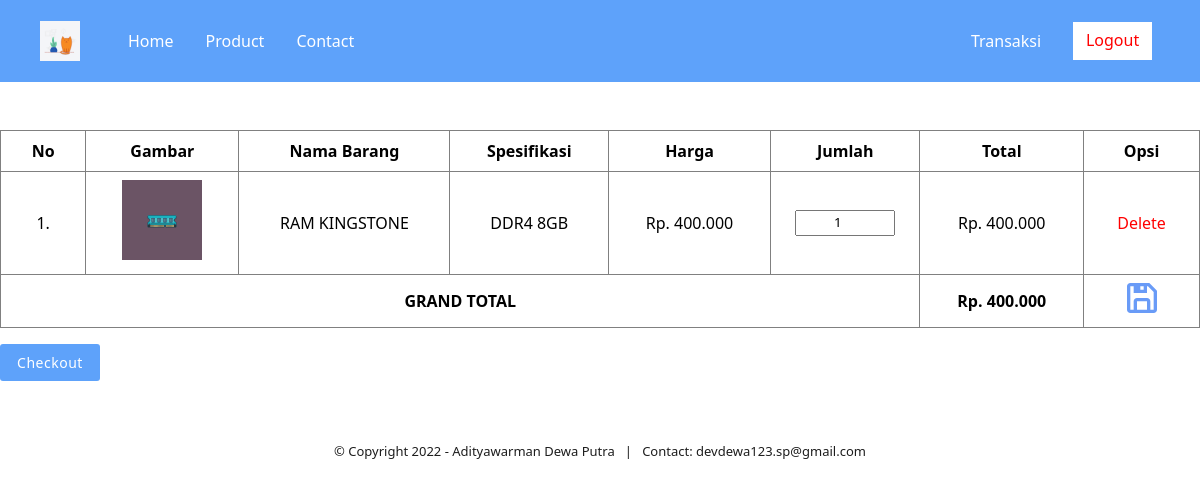
/cart.php?id=2 (signed in), run on the app's committed database.
### tables this page shows
CREATE TABLE `printer_tb` (
  `IdPrinter` int(11) NOT NULL,
  `NamaPrinter` varchar(50) NOT NULL,
  `SpesifikasiPrinter` varchar(50) NOT NULL,
  `HargaPrinter` int(50) NOT NULL,
  `UserIdUser` int(10) DEFAULT NULL,
  `image` varchar(150) NOT NULL,
  `stok` int(255) NOT NULL
);

### cart.php (the view, shortened to what this page needs)
<?php
require 'koneksi.php';
if (isset ( $_GET ['id'] ) && !isset($_POST['update'])) {
	$result = mysqli_query ( $koneksi, 'SELECT * FROM printer_tb WHERE IdPrinter=' . $_GET ['id'] );
	if (isset ( $_SESSION ['cart'] )) {
		$cart = unserialize ( serialize ( $_SESSION ['cart'] ) );
	}
}
?>
<!DOCTYPE html>
<html lang="en">
<head>
    <link rel="stylesheet" href="css/cart.css">
</head>
<body>
    <header>
        <ul>
            <li><img src="img/login.svg" width="40px" alt="Logo"></li>
            <li><a href="index.php">Home</a></li>
            <li><a href="index.php#product">Product</a></li>
            <li><a href="#contact">Contact</a></li>
        </ul>
        <ul>
            <?php
                if (isset($_SESSION['Username'])) {
                    if ($_SESSION['Username'] == 'admin') {
                        echo '
                            <li>
                                <a href="admin/dashboard.php">Dashboard</a>
                            </li>
                        ';
                    } else {
                        echo '
                            <li>
                                <a href="orders.php">Transaksi</a>
                            </li>
                            <li>
                                <a href="admin/logout.php" class="logout">Logout</a>
                            </li>
                        ';
                    }
                } else {
                    echo '
                            <li>
                                <a href="login.php">Login</a>
                            </li>
                        ';
                }
            ?>
        </ul>
    </header>
    <div class="container">
        <form method="post">
            <table border="1" cellpadding="3">
                <tr>
                    <th> No </th>
                    <th> Gambar </th>
                    <th> Nama Barang </th>
                    <th> Spesifikasi </th>
                    <th> Harga </th>
                    <th> Jumlah </th>
                    <th> Total </th>
                    <th> Opsi </th>
                </tr>
                <?php
                $no= 1;
                $subtotal = 0;
                $index = 0;
                if (isset($_GET['id'])) {
                    $cart = unserialize ( serialize ( $_SESSION ['cart'] ) );
                }
                else {
                }
                for($i = 0; $i < count ( $cart ); $i ++) {
                    $subtotal += $cart [$i]->HargaPrinter * $cart [$i]->Jumlah;
                    ?>
                <tr>
                    <td><?php echo $no++; ?>.</td>
                    <td><img src="img/post/<?php echo $cart[$i]->image; ?>" width="80px"></td>
                    <td><?php echo $cart[$i]->NamaPrinter; ?></td>
                    <td><?php echo $cart[$i]->SpesifikasiPrinter; ?></td>
                    <td><?= "Rp. " . number_format($cart[$i]->HargaPrinter, 0, ".", "."); ?></td>
                    <td>
                        <input type="number" value="<?php echo $cart[$i]->Jumlah; ?>" min="1" max="<?php echo $cart[$i]->stok; ?>" name="Jumlah[]">
                    </td>
                    <td><?= "Rp. " . number_format($cart[$i]->HargaPrinter * $cart[$i]->Jumlah, 0, ".", "."); ?></td>
                    <td><a href="cart.php?index=<?php echo $index; ?>"
                        onclick="return confirm('Kamu Yakin?')">Delete</a></td>
                </tr>
                <?php
                $index ++;
                }
                ?>
                <tr>
                    <th colspan="6" align="right">GRAND TOTAL</th>
                    <th align="left"><?= "Rp. " . number_format($subtotal, 0, ".", "."); ?></th>
                    <th id="save">
                        <input type="image" src="img/save.svg">
                    </th>
                </tr>
            </table>
        </form>
        <a id="beli" href="proses/tambah_transaksi.php">Checkout</a>
    </div>
    <div class="container footer" id="contact">
        <p>&copy; Copyright 2022 - Adityawarman Dewa Putra&nbsp;&nbsp; | &nbsp;&nbsp;Contact: devdewa123.sp@gmail.com</p>
    </div>
</body>
</html>

### css/cart.css (style rules this page uses)
* { line-height: 1.5; box-sizing: border-box; text-decoration: none; font-family: 'Segoe UI', Tahoma, Geneva, Verdana, sans-serif !important; }
body { margin: 0; padding: 0; }
header { display: flex; padding: 0.3rem 1rem; background: #5EA2FA; justify-content: space-between; }
header img { margin: 0 1rem 0 0; }
header a { color: #FFF; font-weight: 500; transition: 0.1s ease-in-out; }
ul { padding: 1rem; margin: 0; display: flex; align-items: center; }
ul:nth-child(1) { padding: 1rem 0.5rem; }
ul li { display: flex; padding: 0 1rem; }
.container { width: 1200px; margin: auto; padding: 2rem 0; display: flex; justify-content: center; flex-direction: column; }
table { width: 100%; border-collapse: collapse; margin: 1rem 0; }
th, td { padding: 0.5rem 1.5rem; text-align: center; }
table a { color: red; }
#beli { width: 100px; border: 0; padding: 0.5rem 1rem; background: #5EA2FA; cursor: pointer; text-align: center; color: #FFF; border-radius: 3px; font-size: 14px; letter-spacing: 0.5px; }
.footer { text-align: center; font-size: 13px; padding: 1rem 0; color: #1d1d1d; }
input { width: 100%; }
td:nth-child(6) input:nth-child(1) { text-align: center; }
#save input:nth-child(1) { width: 30px; }
.logout { background: white; color: red; padding: 0.4rem 0.8rem 0.5rem 0.8rem; }

### data on the page
printer_tb: image (picture), NamaPrinter "RAM KINGSTONE", SpesifikasiPrinter "DDR4 8GB", HargaPrinter "400.000", value "1", $cart[$i]->HargaPrinter*$cart[$i]->Jumlah "400.000"

### other printed values
$subtotal "400.000"
